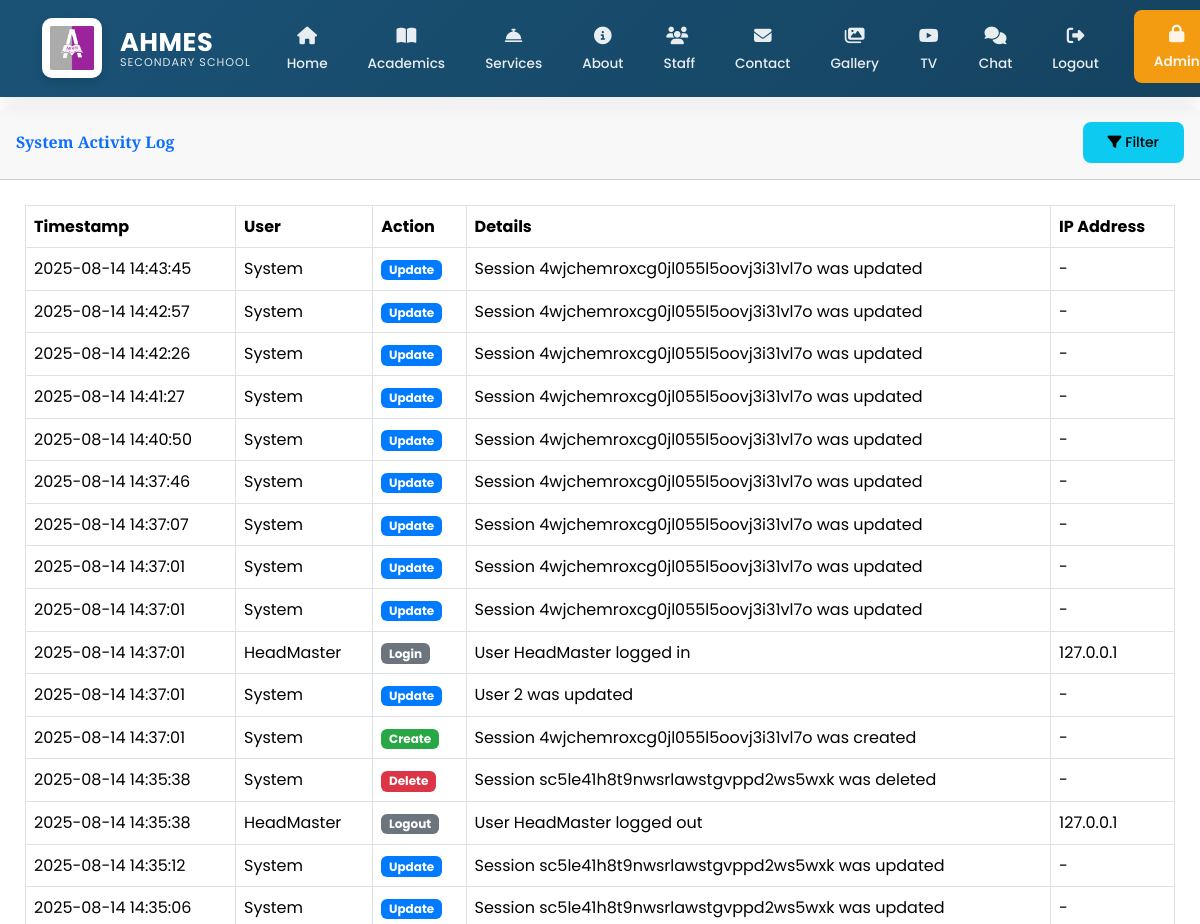
Page /ad/activity-log/ (signed in, upper part) on the earlier database version.
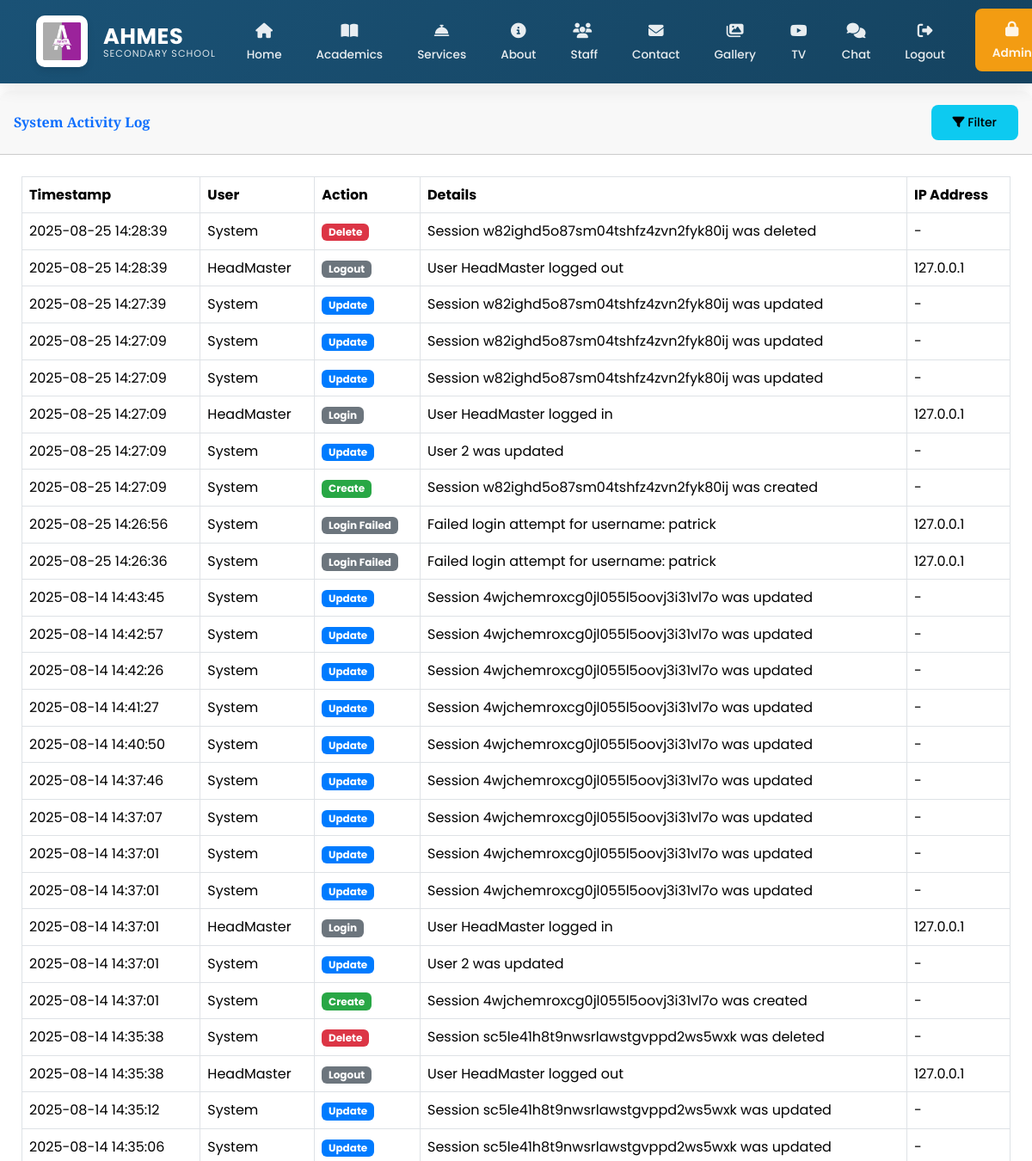
Same page on the later database version.
### main/models.py (models this page shows, shortened)
class ActivityLog(models.Model):
    ACTION_CHOICES = [
        ('CREATE', 'Create'),
        ('UPDATE', 'Update'),
        ('DELETE', 'Delete'),
        ('LOGIN', 'Login'),
        ('LOGOUT', 'Logout'),
        ('LOGIN_FAILED', 'Login Failed'),
        ('PASSWORD_CHANGE', 'Password Change'),
    ]
    user = models.ForeignKey(User, on_delete=models.SET_NULL, null=True, blank=True)
    action = models.CharField(max_length=20, choices=ACTION_CHOICES)
    content_type = models.ForeignKey(ContentType, on_delete=models.SET_NULL, null=True, blank=True)
    object_id = models.CharField(max_length=50, null=True, blank=True)  # Changed to CharField
    content_object = GenericForeignKey('content_type', 'object_id')
    details = models.TextField(blank=True)
    ip_address = models.GenericIPAddressField(null=True, blank=True)
    user_agent = models.CharField(max_length=255, blank=True)
    timestamp = models.DateTimeField(auto_now_add=True)
    class Meta:
        ordering = ['-timestamp']
        verbose_name = 'Activity Log'
        verbose_name_plural = 'Activity Logs'

class User(AbstractUser):
    is_parent = models.BooleanField(default=False)
    is_admin = models.BooleanField(default=False)
    is_staff_member = models.BooleanField(default=False)
    is_student = models.BooleanField(default=False)
    last_activity = models.DateTimeField(null=True, blank=True)
    groups = models.ManyToManyField(
        Group,
        verbose_name=_('groups'),
        blank=True,
        help_text=_(
            'The groups this user belongs to. A user will get all permissions '
            'granted to each of their groups.'
        ),
        related_name="custom_user_set",
        related_query_name="user",
    )
    user_permissions = models.ManyToManyField(
        Permission,
        verbose_name=_('user permissions'),
        blank=True,
        help_text=_('Specific permissions for this user.'),
        related_name="custom_user_set",
        related_query_name="user",
    )
    class Meta:
        swappable = 'AUTH_USER_MODEL'
        db_table = 'auth_user'
    def __str__(self):
        return self.username

### main/views.py (the view)
# urls.py: path('ad/activity-log/', activity_log, name='activity_log'),
@login_required
@user_passes_test(lambda u: u.is_admin)
def activity_log(request):
    action = request.GET.get('action', '')
    user_id = request.GET.get('user', '')
    date_from = request.GET.get('date_from', '')
    date_to = request.GET.get('date_to', '')
    activities = ActivityLog.objects.all().select_related('user').order_by('-timestamp')
    if action:
        activities = activities.filter(action=action)
    if user_id:
        activities = activities.filter(user_id=user_id)
    if date_from:
        try:
            date_from_obj = datetime.strptime(date_from, '%Y-%m-%d').date()
            activities = activities.filter(timestamp__date__gte=date_from_obj)
        except ValueError:
            pass
    if date_to:
        try:
            date_to_obj = datetime.strptime(date_to, '%Y-%m-%d').date()
            activities = activities.filter(timestamp__date__lte=date_to_obj)
        except ValueError:
            pass
    paginator = Paginator(activities, 50)
    page_number = request.GET.get('page')
    page_obj = paginator.get_page(page_number)
    users = User.objects.filter(activitylog__isnull=False).distinct()
    filtered_user = None
    if user_id:
        try:
            filtered_user = User.objects.get(id=user_id)
        except User.DoesNotExist:
            pass
    context = {
        'page_obj': page_obj,
        'actions': ActivityLog.ACTION_CHOICES,
        'users': users,
        'selected_action': action,
        'selected_user': user_id,
        'filtered_user': filtered_user,  # Add this
        'date_from': date_from,
        'date_to': date_to,
    }
    return render(request, 'main/activity_log.html', context)

### main/context_processors.py (called while the page is built)
def admin_counts(request):
    if request.user.is_authenticated and request.user.is_admin:
        return {
            'pending_comments': Comment.objects.filter(is_approved=False).count(),
            'gallery_count': Gallery.objects.count(),
        }
    return {}

def unread_messages_count(request):
    if request.user.is_authenticated:
        count = Message.objects.filter(
            conversation__participants=request.user,
            is_read=False
        ).exclude(
            sender=request.user
        ).count()
        print(f"DEBUG: Unread messages count for {request.user}: {count}")  # Debug output
        return {'unread_messages_count': count}
    return {}

### main/templates/main/activity_log.html (shortened to what this page needs)
{% extends 'main/base.html' %}
{% load static %}
{% block content %}
    <link href="https://cdn.jsdelivr.net/npm/select2@4.1.0-rc.0/dist/css/select2.min.css" rel="stylesheet" />
<div class="card shadow mb-4">
    <div class="card-header py-3 d-flex justify-content-between align-items-center">
        <h6 class="m-0 font-weight-bold text-primary">System Activity Log</h6>
        <div>
            <button class="btn btn-sm btn-info" data-toggle="modal" data-target="#filterModal">
                <i class="fas fa-filter"></i> Filter
            </button>
        </div>
    </div>
    <div class="card-body">
        <div class="table-responsive">
            <table class="table table-bordered table-hover" width="100%" cellspacing="0">
                <thead class="thead-dark">
                    <tr>
                        <th>Timestamp</th>
                        <th>User</th>
                        <th>Action</th>
                        <th>Details</th>
                        <th>IP Address</th>
                    </tr>
                </thead>
                <tbody>
                    {% for activity in page_obj %}
                    <tr>
                        <td>{{ activity.timestamp|date:"Y-m-d H:i:s" }}</td>
                        <td>
                            {% if activity.user %}
                                {{ activity.user.username }}
                            {% else %}
                                System
                            {% endif %}
                        </td>
                        <td>
                            <span class="badge
                                {% if activity.action == 'CREATE' %}bg-success
                                {% elif activity.action == 'UPDATE' %}bg-primary
                                {% elif activity.action == 'DELETE' %}bg-danger
                                {% else %}bg-secondary{% endif %} text-white">
                                {{ activity.get_action_display }}
                            </span>
                        </td>
                        <td>{{ activity.details }}</td>
                        <td>{{ activity.ip_address|default:"-" }}</td>
                    </tr>
                    {% empty %}
                    <tr>
                        <td colspan="5" class="text-center">No activities found matching your filters</td>
                    </tr>
                    {% endfor %}
                </tbody>
            </table>
        </div>
    </div>
</div>
{% endblock %}

Differences in the rows shown:
added ActivityLog: timestamp "2025-08-25 14:28:39", shows "System", action "Delete", details "Session w82ighd5o87sm04tshfz4zvn2fyk80ij was deleted", ip_address "-"
added ActivityLog: timestamp "2025-08-25 14:28:39", user.username "HeadMaster", action "Logout", details "User HeadMaster logged out", ip_address "127.0.0.1"
added ActivityLog: timestamp "2025-08-25 14:27:39", shows "System", action "Update", details "Session w82ighd5o87sm04tshfz4zvn2fyk80ij was updated", ip_address "-"
added ActivityLog: timestamp "2025-08-25 14:27:09", shows "System", action "Update", details "Session w82ighd5o87sm04tshfz4zvn2fyk80ij was updated", ip_address "-"
added ActivityLog: timestamp "2025-08-25 14:27:09", shows "System", action "Update", details "Session w82ighd5o87sm04tshfz4zvn2fyk80ij was updated", ip_address "-"
added ActivityLog: timestamp "2025-08-25 14:27:09", user.username "HeadMaster", action "Login", details "User HeadMaster logged in", ip_address "127.0.0.1"
added ActivityLog: timestamp "2025-08-25 14:27:09", shows "System", action "Update", details "User 2 was updated", ip_address "-"
added ActivityLog: timestamp "2025-08-25 14:27:09", shows "System", action "Create", details "Session w82ighd5o87sm04tshfz4zvn2fyk80ij was created", ip_address "-"
added ActivityLog: timestamp "2025-08-25 14:26:56", shows "System", action "Login Failed", details "Failed login attempt for username: patrick", ip_address "127.0.0.1"
added ActivityLog: timestamp "2025-08-25 14:26:36", shows "System", action "Login Failed", details "Failed login attempt for username: patrick", ip_address "127.0.0.1"
